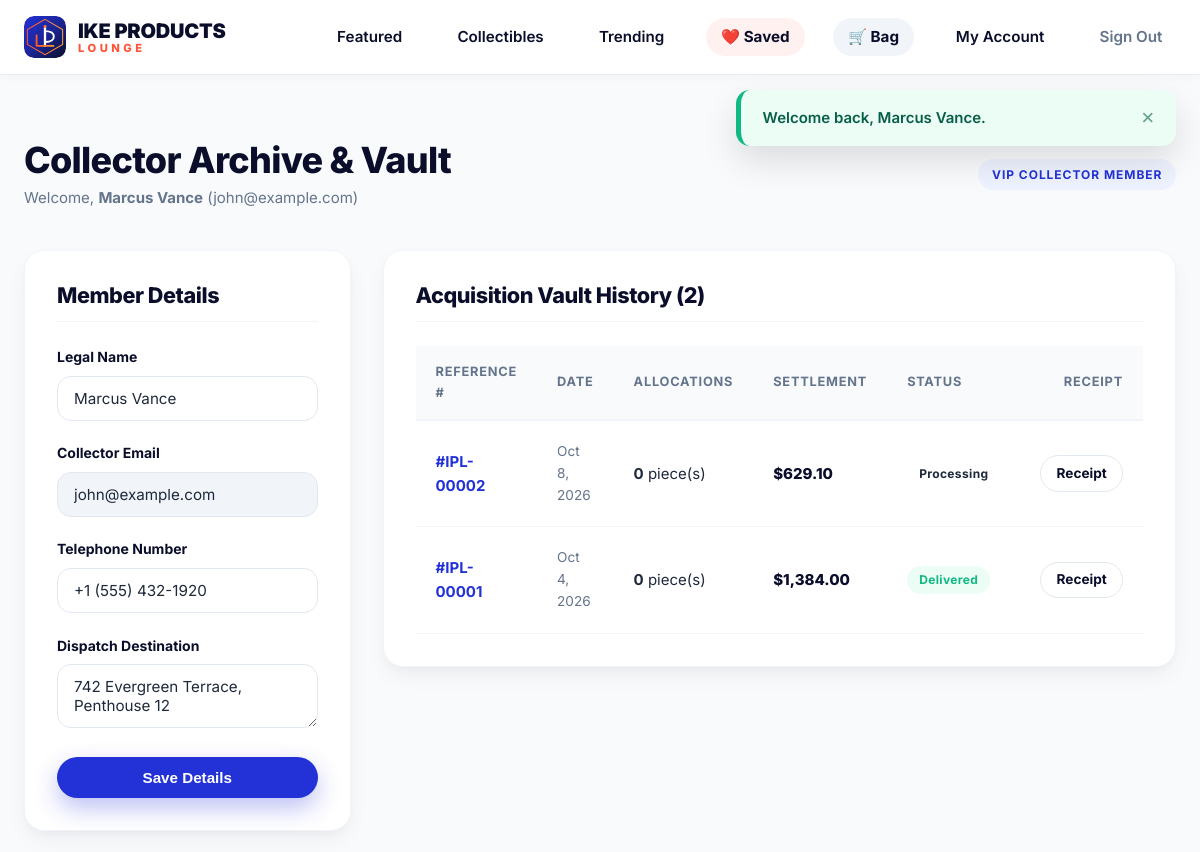
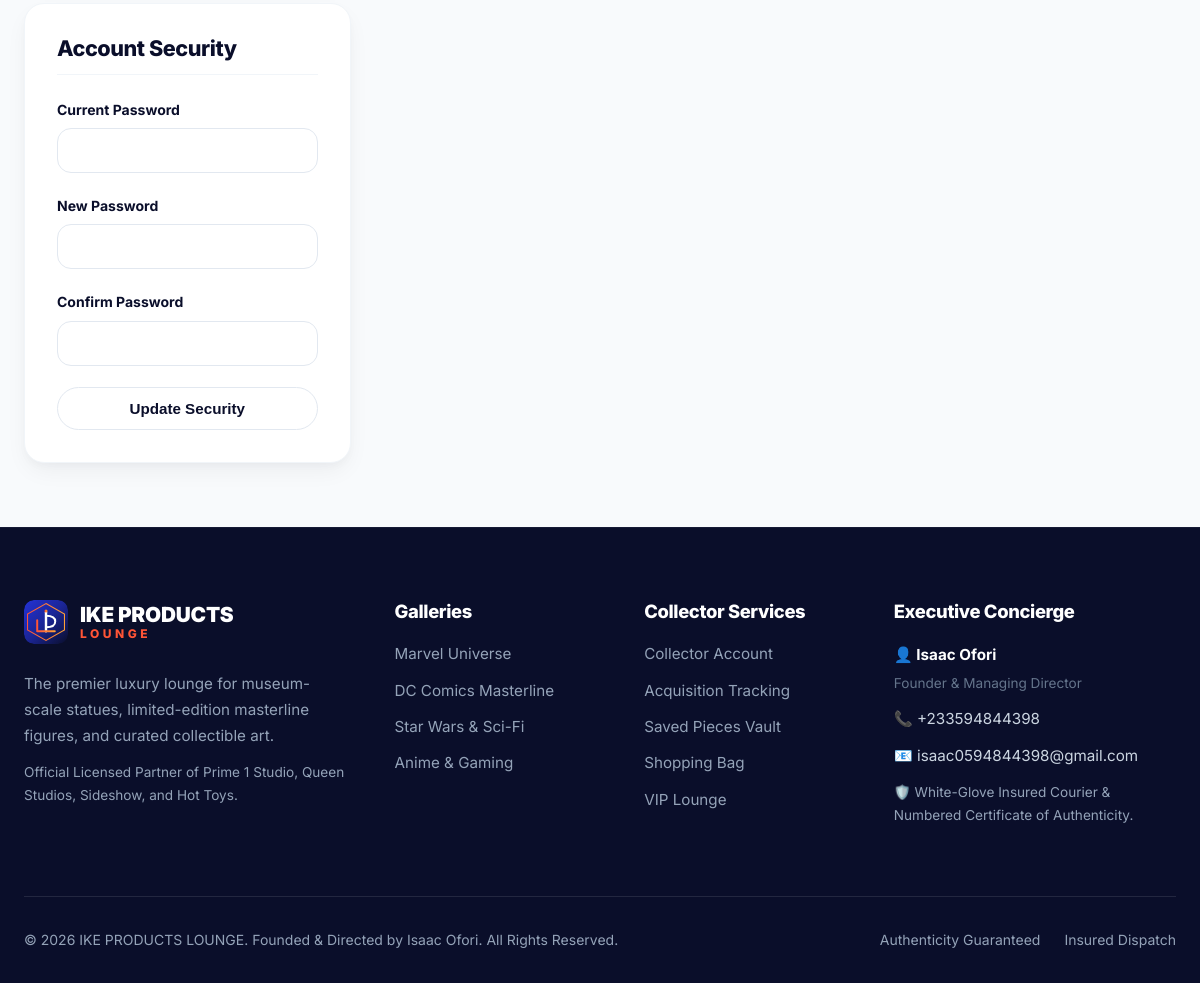
The app's page /profile.php (signed in) with its own data (2 pictures, top to bottom).
### tables this page shows
CREATE TABLE `users` (
  `id` INT AUTO_INCREMENT PRIMARY KEY,
  `name` VARCHAR(100) NOT NULL,
  `email` VARCHAR(150) NOT NULL UNIQUE,
  `password` VARCHAR(255) NOT NULL,
  `role` ENUM('admin','customer') DEFAULT 'customer',
  `phone` VARCHAR(20) DEFAULT NULL,
  `address` TEXT DEFAULT NULL,
  `created_at` TIMESTAMP DEFAULT CURRENT_TIMESTAMP
);

CREATE TABLE `orders` (
  `id` INT AUTO_INCREMENT PRIMARY KEY,
  `user_id` INT DEFAULT NULL,
  `total_amount` DECIMAL(10,2) NOT NULL,
  `discount_amount` DECIMAL(10,2) DEFAULT 0.00,
  `coupon_code` VARCHAR(50) DEFAULT NULL,
  `shipping_name` VARCHAR(100) NOT NULL,
  `shipping_email` VARCHAR(150) NOT NULL,
  `shipping_phone` VARCHAR(20) NOT NULL,
  `shipping_address` TEXT NOT NULL,
  `city` VARCHAR(100) NOT NULL,
  `zip_code` VARCHAR(20) NOT NULL,
  `payment_method` VARCHAR(50) NOT NULL DEFAULT 'Credit / Debit Card',
  `status` ENUM('Pending','Processing','Shipped','Delivered','Cancelled') DEFAULT 'Pending',
  `created_at` TIMESTAMP DEFAULT CURRENT_TIMESTAMP,
  FOREIGN KEY (`user_id`) REFERENCES `users`(`id`) ON DELETE SET NULL
);

### config/functions.php (called while the page is built, shortened)
<?php
function sanitize($value) {
    return htmlspecialchars(trim((string)$value), ENT_QUOTES, 'UTF-8');
}
function format_price($amount) {
    return '$' . number_format((float)$amount, 2);
}
function get_status_class($status) {
    $classes = [
        'Pending'    => 'badge-warning',
        'Processing' => 'badge-info',
        'Shipped'    => 'badge-primary',
        'Delivered'  => 'badge-success',
        'Cancelled'  => 'badge-danger',
    ];
    return $classes[$status] ?? 'badge-secondary';
}

### profile.php (the view, shortened to what this page needs)
<?php
require_once __DIR__ . '/config/functions.php';
$db = getDB();
$user_id = $_SESSION['user_id'];
$u_stmt = $db->prepare("SELECT * FROM users WHERE id = ?");
$u_stmt->execute([$user_id]);
$user = $u_stmt->fetch();
$o_stmt = $db->prepare("
    SELECT o.*, COUNT(oi.id) AS total_items
    FROM orders o
    LEFT JOIN order_items oi ON o.id = oi.order_id
    WHERE o.user_id = ?
    GROUP BY o.id
    ORDER BY o.id DESC
");
$o_stmt->execute([$user_id]);
$orders = $o_stmt->fetchAll();
require_once __DIR__ . '/includes/header.php';
require_once __DIR__ . '/includes/navbar.php';
?>
<div class="section">
    <div class="container">
        <div style="margin-bottom: 2.5rem; display: flex; justify-content: space-between; align-items: center; flex-wrap: wrap; gap: 1rem;">
            <div>
                <h1 style="font-size: 2.25rem; margin-bottom: 0.25rem;">Collector Archive &amp; Vault</h1>
                <p style="color: var(--text-muted);">
                    Welcome, <strong><?= sanitize($user['name']) ?></strong> (<?= sanitize($user['email']) ?>)
                </p>
            </div>
            <div>
                <span class="badge badge-scale" style="background: var(--primary-light); color: var(--primary);">
                    <?= $user['role'] === 'admin' ? 'Studio Executive' : 'VIP Collector Member' ?>
                </span>
            </div>
        </div>
        <div style="display: grid; grid-template-columns: 1fr 2fr; gap: 2rem; align-items: start;">
            <div style="display: flex; flex-direction: column; gap: 1.5rem;">
                <div class="card">
                    <h3 class="card-title">Member Details</h3>
                    <form method="POST" action="<?= BASE_URL ?>/profile.php">
                        <div class="form-group">
                            <label class="form-label" for="name">Legal Name</label>
                            <input type="text" name="name" id="name" class="form-control" value="<?= sanitize($user['name']) ?>" required>
                        </div>
                        <div class="form-group">
                            <label class="form-label">Collector Email</label>
                            <input type="email" class="form-control" value="<?= sanitize($user['email']) ?>" disabled style="background: #f1f5f9; cursor: not-allowed;">
                        </div>
                        <div class="form-group">
                            <label class="form-label" for="phone">Telephone Number</label>
                            <input type="tel" name="phone" id="phone" class="form-control" value="<?= sanitize($user['phone'] ?? '') ?>" placeholder="+1 (555) 000-0000">
                        </div>
                        <div class="form-group">
                            <label class="form-label" for="address">Dispatch Destination</label>
                            <textarea name="address" id="address" rows="2" class="form-control"><?= sanitize($user['address'] ?? '') ?></textarea>
                        </div>
                        <button type="submit" class="btn btn-primary btn-pill btn-block">Save Details</button>
                    </form>
                </div>
                <div class="card">
                    <h3 class="card-title">Account Security</h3>
                    <form method="POST" action="<?= BASE_URL ?>/profile.php">
                        <div class="form-group">
                            <label class="form-label" for="current_password">Current Password</label>
                            <input type="password" name="current_password" id="current_password" class="form-control" required>
                        </div>
                        <div class="form-group">
                            <label class="form-label" for="new_password">New Password</label>
                            <input type="password" name="new_password" id="new_password" class="form-control" required minlength="6">
                        </div>
                        <div class="form-group">
                            <label class="form-label" for="confirm_password">Confirm Password</label>
                            <input type="password" name="confirm_password" id="confirm_password" class="form-control" required minlength="6">
                        </div>
                        <button type="submit" class="btn btn-secondary btn-pill btn-block">Update Security</button>
                    </form>
                </div>
            </div>
            <div class="card">
                <h3 class="card-title">Acquisition Vault History (<?= count($orders) ?>)</h3>
                <?php if (empty($orders)): ?>
                    <div style="text-align: center; padding: 3rem 1.5rem; color: var(--text-muted);">
                        <div style="font-size: 3rem; margin-bottom: 1rem;">🏛️</div>
                        <h4>No Pieces in Your Collection Vault</h4>
                        <p style="margin-bottom: 1.5rem;">Your acquired limited edition pieces will be permanently logged here with tracking info.</p>
                        <a href="<?= BASE_URL ?>/products.php" class="btn btn-primary btn-pill btn-sm">Explore Galleries</a>
                    </div>
                <?php else: ?>
                    <div class="table-responsive">
                        <table class="table">
                            <thead>
                                <tr>
                                    <th>Reference #</th>
                                    <th>Date</th>
                                    <th>Allocations</th>
                                    <th>Settlement</th>
                                    <th>Status</th>
                                    <th style="text-align: right;">Receipt</th>
                                </tr>
                            </thead>
                            <tbody>
                                <?php foreach ($orders as $ord): ?>
                                    <tr>
                                        <td>
                                            <strong style="color: var(--primary);">#IPL-<?= str_pad($ord['id'], 5, '0', STR_PAD_LEFT) ?></strong>
                                        </td>
                                        <td style="font-size: 0.85rem; color: var(--text-muted);">
                                            <?= date('M j, Y', strtotime($ord['created_at'])) ?>
                                        </td>
                                        <td><strong><?= (int)$ord['total_items'] ?></strong> piece(s)</td>
                                        <td style="font-weight: 800; color: var(--dark);">
                                            <?= format_price($ord['total_amount']) ?>
                                        </td>
                                        <td>
                                            <span class="badge <?= get_status_class($ord['status']) ?>">
                                                <?= sanitize($ord['status']) ?>
                                            </span>
                                        </td>
                                        <td style="text-align: right;">
                                            <a href="<?= BASE_URL ?>/order-confirmation.php?order_id=<?= $ord['id'] ?>" class="btn btn-secondary btn-sm btn-pill" title="View Certificate">
                                                Receipt
                                            </a>
                                        </td>
                                    </tr>
                                <?php endforeach; ?>
                            </tbody>
                        </table>
                    </div>
                <?php endif; ?>
            </div>
        </div>
    </div>
</div>
<?php require_once __DIR__ . '/includes/footer.php'; ?>

### assets/css/style.css (style rules this page uses)
:root { --primary: #2332D6; --primary-hover: #1b26b3; --primary-light: #eef2ff; --accent: #FF5436; --accent-hover: #e84326; --accent-light: #fff1ee; --dark: #0A0E2A; --dark-surface: #12183a; --text: #1e293b; --text-muted: #64748b; --text-subtle: #94a3b8; --border: #f1f5f9; --border-dark: #e2e8f0; --bg: #f8fafc; --surface: #ffffff; --success: #10b981; --success-bg: #ecfdf5; --warning: #f59e0b; --warning-bg: #fffbeb; --danger: #ef4444; --danger-bg: #fef2f2; --info: #0284c7; --radius-sm: 8px; --radius-md: 14px; --radius-lg: 20px; --radius-xl: 28px; --radius-pill: 9999px; --shadow-sm: 0 2px 4px rgba(0, 0, 0, 0.04); --shadow-card: 0 10px 25px -4px rgba(10, 14, 42, 0.06), 0 4px 10px -2px rgba(10, 14, 42, 0.03); --shadow-hover: 0 20px 35px -5px rgba(35, 50, 214, 0.12), 0 8px 15px -3px rgba(0, 0, 0, 0.06); --shadow-accent: 0 10px 25px rgba(255, 84, 54, 0.35); --shadow-blue: 0 10px 25px rgba(35, 50, 214, 0.3); --font: 'Inter', -apple-system, BlinkMacSystemFont, 'Segoe UI', Roboto, sans-serif; --transition: all 0.25s cubic-bezier(0.16, 1, 0.3, 1); }
*, *::before, *::after { box-sizing: border-box; margin: 0; padding: 0; }
body { font-family: var(--font); font-size: 15px; line-height: 1.6; color: var(--text); background-color: var(--bg); min-height: 100vh; display: flex; flex-direction: column; overflow-x: hidden; }
a { color: var(--primary); text-decoration: none; transition: var(--transition); }
h1, h2, h3, h4, h5, h6 { color: var(--dark); font-weight: 800; line-height: 1.2; letter-spacing: -0.02em; }
.container { width: 100%; max-width: 1240px; margin: 0 auto; padding: 0 1.5rem; }
.section { padding: 4rem 0; }
.btn { display: inline-flex; align-items: center; justify-content: center; gap: 0.5rem; padding: 0.75rem 1.6rem; font-size: 0.95rem; font-weight: 700; border-radius: var(--radius-md); border: none; cursor: pointer; transition: var(--transition); text-align: center; text-decoration: none; }
.btn-pill { border-radius: var(--radius-pill); }
.btn-primary { background-color: var(--primary); color: white !important; box-shadow: var(--shadow-blue); }
.btn-secondary { background-color: #ffffff; color: var(--dark) !important; border: 1px solid var(--border-dark); }
.btn-sm { padding: 0.4rem 0.95rem; font-size: 0.85rem; border-radius: var(--radius-pill); }
.btn-block { display: flex; width: 100%; }
.badge { display: inline-flex; align-items: center; gap: 0.35rem; padding: 0.25rem 0.75rem; font-size: 0.75rem; font-weight: 700; border-radius: var(--radius-pill); letter-spacing: 0.03em; }
.badge-scale { background: #f1f5f9; color: var(--text-muted); font-weight: 700; letter-spacing: 0.08em; text-transform: uppercase; font-size: 0.75rem; padding: 0.35rem 0.85rem; }
.badge-success { background: var(--success-bg); color: var(--success); }
.card { background: var(--surface); border: 1px solid var(--border); border-radius: var(--radius-lg); padding: 2rem; box-shadow: var(--shadow-card); }
.card-title { font-size: 1.35rem; margin-bottom: 1.5rem; padding-bottom: 0.75rem; border-bottom: 1px solid var(--border); display: flex; align-items: center; gap: 0.5rem; }
.table-responsive { width: 100%; overflow-x: auto; -webkit-overflow-scrolling: touch; }
.table { width: 100%; border-collapse: collapse; text-align: left; }
.table th { background: #f8fafc; color: var(--text-muted); font-size: 0.8rem; text-transform: uppercase; letter-spacing: 0.06em; padding: 1rem 1.25rem; border-bottom: 2px solid var(--border); }
.table td { padding: 1.25rem; border-bottom: 1px solid var(--border); vertical-align: middle; }
.form-group { margin-bottom: 1.35rem; }
.form-label { display: block; font-size: 0.875rem; font-weight: 700; color: var(--dark); margin-bottom: 0.45rem; }
.form-control { width: 100%; padding: 0.75rem 1rem; font-size: 0.95rem; font-family: inherit; color: var(--text); background-color: var(--surface); border: 1.5px solid var(--border-dark); border-radius: var(--radius-md); transition: var(--transition); }

### records on screen
users: name "Marcus Vance", email "john@example.com", phone "+1 (555) 432-1920", address "742 Evergreen Terrace, Penthouse 12"
orders: id "00002", created_at "Oct 8, 2026", total_items "0", total_amount "$629.10", status "Processing"
orders: id "00001", created_at "Oct 4, 2026", total_items "0", total_amount "$1,384.00", status "Delivered"

### other values on screen
count($orders) "2"
$flash['message'] "Welcome back, Marcus Vance."
